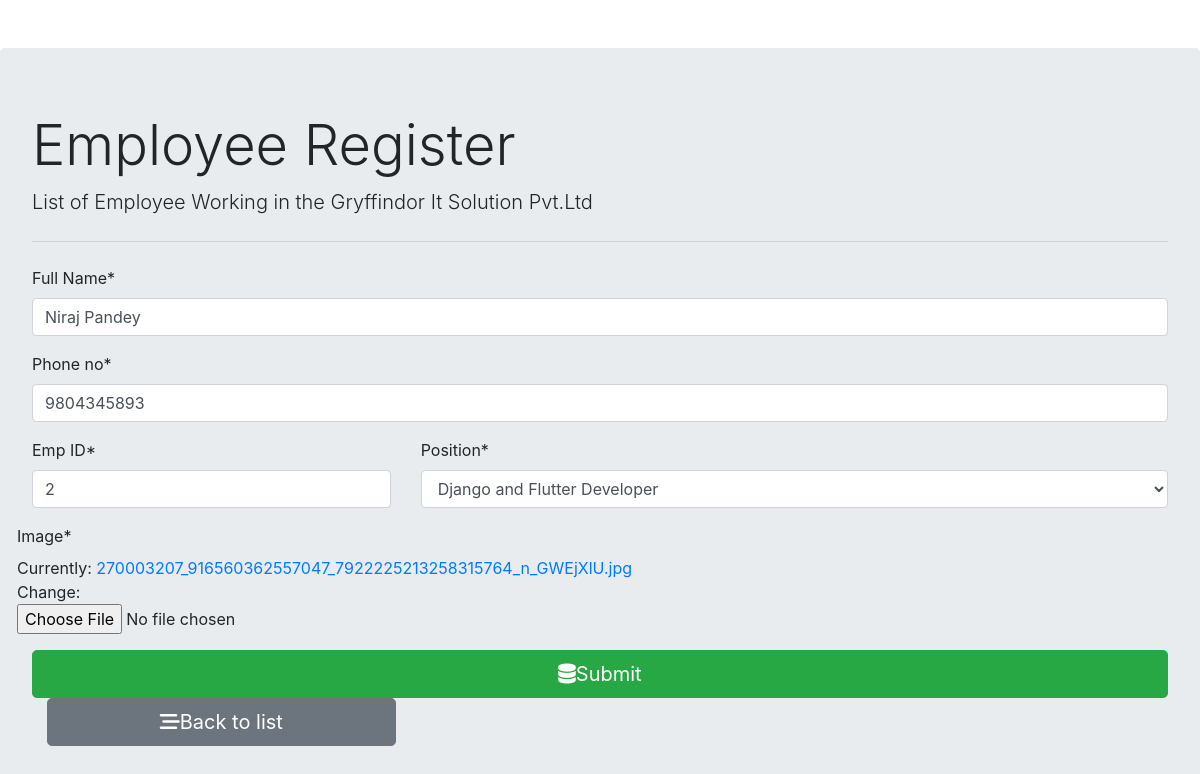
Page /employee/update/13/ (signed in) on the committed database.
### employee_register/models.py (models this page shows, shortened)
class Employee(models.Model):
    fullname = models.CharField(max_length=100)
    emp_id = models.CharField(max_length=3)
    phone_no = models.CharField(max_length=10)
    position = models.ForeignKey(Position, on_delete = models.CASCADE)
    image = models.ImageField()

### employee_register/views.py (the view)
# urls.py: path('update/<int:pk>/', views.update_employee,name='update'),
@login_required(login_url='login')
def update_employee(request, pk):
    employee =Employee.objects.get(id=pk)
    form = EmployeeForm(instance=employee)
    if request.method == 'POST':
        form = EmployeeForm(request.POST,instance=employee,files=request.FILES)
        if form.is_valid():
            form.save()
            return redirect('list')
    return render(request,'employee_register/employee_form.html', {'form': form})

### employee_register/forms.py
class EmployeeForm(forms.ModelForm):
    class Meta:
        model = Employee
        fields = '__all__'
        labels = {
            'fullname': 'Full Name',
            'emp_id': 'Emp ID'
        }

### employee_register/models.py (called while the page is built)
    def __str__(self):
        return self.title

### employee_register/templates/employee_register/employee_form.html (shortened to what this page needs)
{% extends 'employee_register/base.html' %}
{% load crispy_forms_tags %}
{% block content %}
<form action="" method = "post" autocomplete="off" enctype="multipart/form-data">
    {{form.fullname|as_crispy_field}}
    {{form.phone_no|as_crispy_field}}
    <div class = 'row'>
        <div class = 'col-md-4'>
            {{form.emp_id|as_crispy_field}}
        </div>
        <div class="col-md-8">
            {{form.position|as_crispy_field}}
        </div>
        <div class="col-md-16">
            {{form.image|as_crispy_field}}
        </div>
    </div>
    <div class="class-row">
        <div class="class-col-md-8">
            <button type="submit" class="btn btn-success btn-block btn-lg"><i class="fas fa-database"></i>Submit</button>
        </div>
        <div class="col-md-4">
            <a href="{% url 'list' %}" class="btn btn-secondary btn-block btn-lg">
                <i class="fas fa-stream"></i>Back to list
            </a>
        </div>
    </div>
</form>
{% endblock content %}

### rows in the picture
Employee: fullname "Niraj Pandey", phone_no "9804345893", emp_id "2", position "Django and Flutter Developer"
